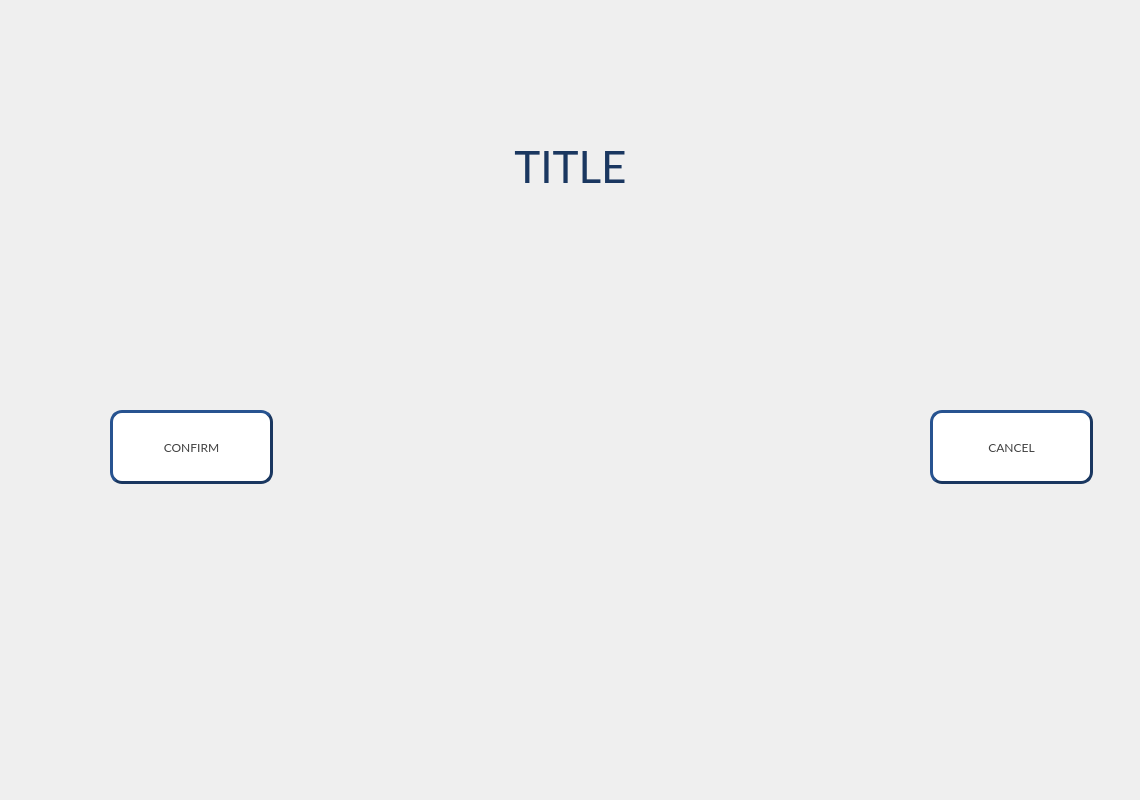
<?xml version="1.0" encoding="UTF-8"?>
<ui version="4.0">
 <class>HNS_Confirm_Screen</class>
 <widget class="QWidget" name="HNS_Confirm_Screen">
  <property name="geometry">
   <rect>
    <x>0</x>
    <y>0</y>
    <width>1140</width>
    <height>800</height>
   </rect>
  </property>
  <property name="windowTitle">
   <string>Form</string>
  </property>
  <widget class="QLabel" name="LBL_Title">
   <property name="geometry">
    <rect>
     <x>0</x>
     <y>140</y>
     <width>1141</width>
     <height>51</height>
    </rect>
   </property>
   <property name="font">
    <font>
     <family>Lato</family>
     <pointsize>33</pointsize>
    </font>
   </property>
   <property name="styleSheet">
    <string notr="true">color:#1A3760</string>
   </property>
   <property name="text">
    <string>TITLE</string>
   </property>
   <property name="alignment">
    <set>Qt::AlignCenter</set>
   </property>
  </widget>
  <widget class="QPushButton" name="PB_Cancel">
   <property name="geometry">
    <rect>
     <x>930</x>
     <y>410</y>
     <width>163</width>
     <height>74</height>
    </rect>
   </property>
   <property name="font">
    <font>
     <family>Lato</family>
    </font>
   </property>
   <property name="styleSheet">
    <string notr="true">QPushButton{
	background-color:#FFFFFF;
	color:#414141;
	border-style:outset;
	border-width:3px;
	border-color:#1A3760;
	border-radius:12px;
}</string>
   </property>
   <property name="text">
    <string>CANCEL</string>
   </property>
  </widget>
  <widget class="QPushButton" name="PB_Confirm">
   <property name="geometry">
    <rect>
     <x>110</x>
     <y>410</y>
     <width>163</width>
     <height>74</height>
    </rect>
   </property>
   <property name="font">
    <font>
     <family>Lato</family>
    </font>
   </property>
   <property name="styleSheet">
    <string notr="true">QPushButton{
	background-color:#FFFFFF;
	color:#414141;
	border-style:outset;
	border-width:3px;
	border-color:#1A3760;
	border-radius:12px;
}</string>
   </property>
   <property name="text">
    <string>CONFIRM</string>
   </property>
  </widget>
 </widget>
 <resources/>
 <connections/>
</ui>
